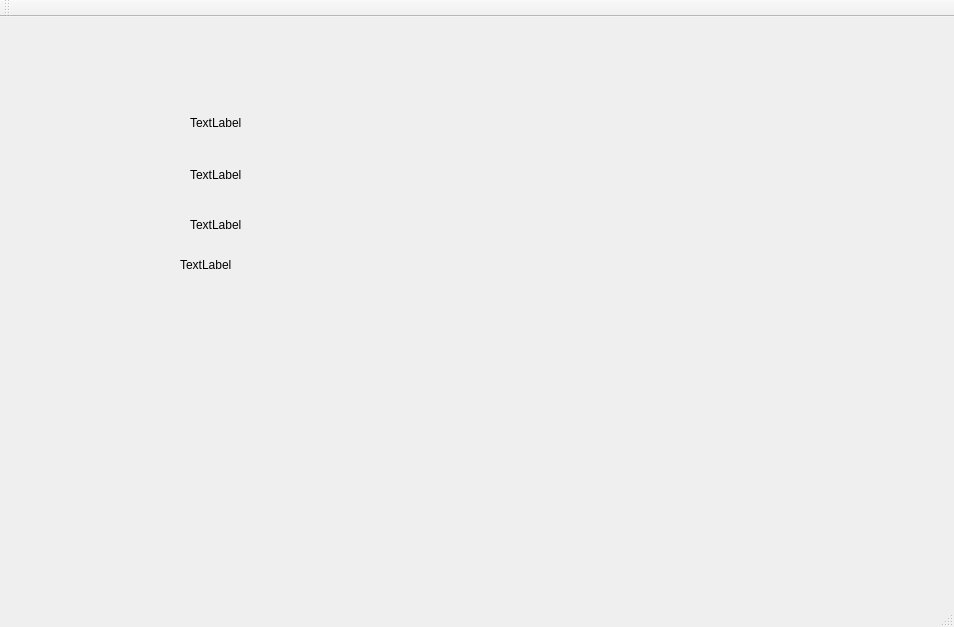
<?xml version="1.0" encoding="UTF-8"?>
<ui version="4.0">
 <class>MainWindow</class>
 <widget class="QMainWindow" name="MainWindow">
  <property name="geometry">
   <rect>
    <x>0</x>
    <y>0</y>
    <width>954</width>
    <height>627</height>
   </rect>
  </property>
  <property name="windowTitle">
   <string>MainWindow</string>
  </property>
  <widget class="QWidget" name="centralWidget">
   <widget class="QLabel" name="label_10">
    <property name="geometry">
     <rect>
      <x>190</x>
      <y>96</y>
      <width>401</width>
      <height>20</height>
     </rect>
    </property>
    <property name="text">
     <string>TextLabel</string>
    </property>
   </widget>
   <widget class="QLabel" name="label_11">
    <property name="geometry">
     <rect>
      <x>190</x>
      <y>150</y>
      <width>471</width>
      <height>16</height>
     </rect>
    </property>
    <property name="text">
     <string>TextLabel</string>
    </property>
   </widget>
   <widget class="QLabel" name="label_13">
    <property name="geometry">
     <rect>
      <x>180</x>
      <y>240</y>
      <width>451</width>
      <height>16</height>
     </rect>
    </property>
    <property name="text">
     <string>TextLabel</string>
    </property>
   </widget>
   <widget class="QLabel" name="label_12">
    <property name="geometry">
     <rect>
      <x>190</x>
      <y>200</y>
      <width>431</width>
      <height>16</height>
     </rect>
    </property>
    <property name="text">
     <string>TextLabel</string>
    </property>
   </widget>
  </widget>
  <widget class="QMenuBar" name="menuBar">
   <property name="geometry">
    <rect>
     <x>0</x>
     <y>0</y>
     <width>954</width>
     <height>26</height>
    </rect>
   </property>
  </widget>
  <widget class="QToolBar" name="mainToolBar">
   <attribute name="toolBarArea">
    <enum>TopToolBarArea</enum>
   </attribute>
   <attribute name="toolBarBreak">
    <bool>false</bool>
   </attribute>
  </widget>
  <widget class="QStatusBar" name="statusBar"/>
 </widget>
 <layoutdefault spacing="6" margin="11"/>
 <resources/>
 <connections/>
</ui>
